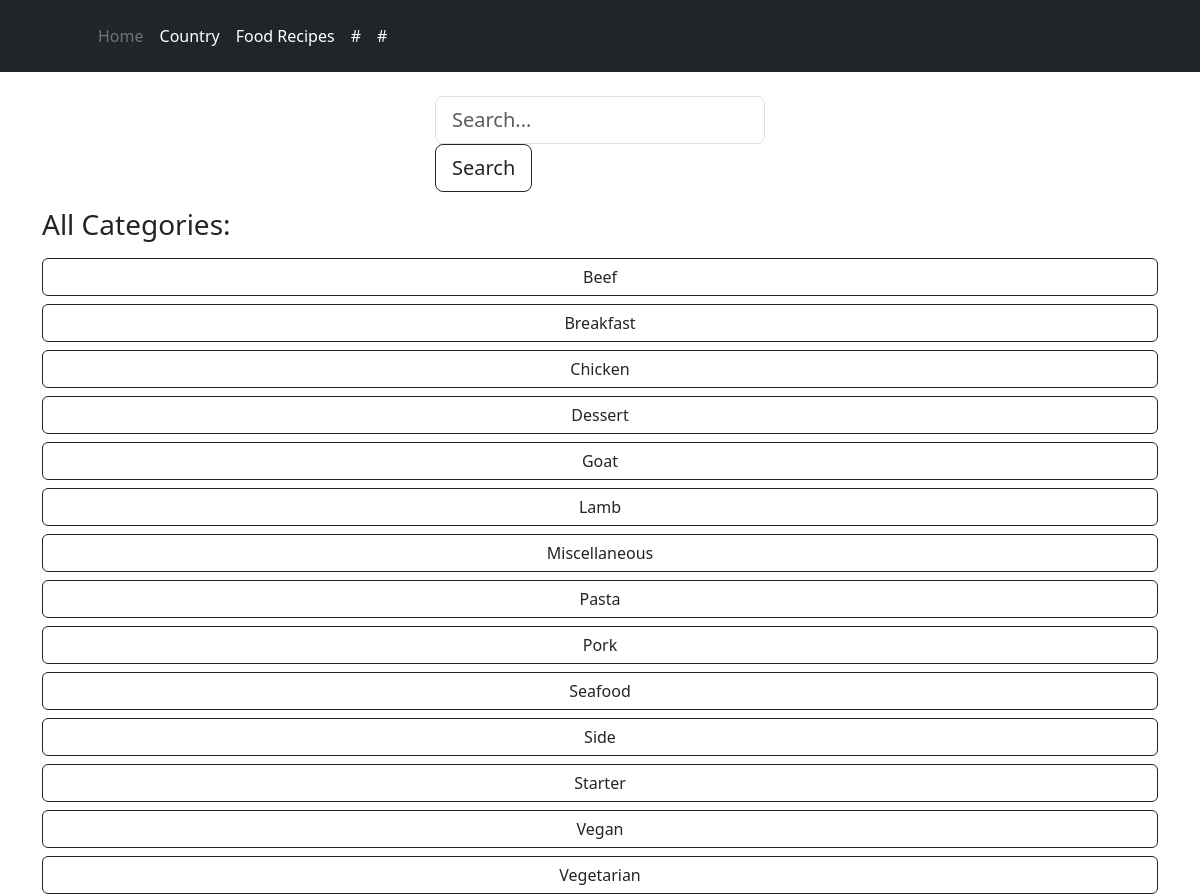
Screenshot of /food/ with the database file from the repository.
### food/models.py (models this page shows)
class FoodCategory(models.Model):
    name = models.CharField(max_length=100)
    image = models.CharField(max_length=100)
    description = models.TextField(blank=True)
    def __str__(self):
        return self.name

### food/views.py (the view)
# urls.py: path('', views.index, name='book_home'),
def index(request):
    q = FoodCategory.objects.all()
    q = q.order_by('name')
    return render(request, 'food/index.html', {'data': q})

### templates/food/index.html (shortened to what this page needs)
{% extends 'base.html' %}
{% block content %}
  <div class="container mt-4">
    <div class="d-flex justify-content-center">
        <form class="form-outline" action="{% url 'search'%}">
            <input type="search" name='q' class="form-control form-control-dark form-control-lg" placeholder="Search..." aria-label="Search">
            <button type="submit"  class="btn btn-outline-dark btn-lg btn">Search</button>
        </form>
    </div>
    <h3>All Categories:</h3>
    <div class="d-grid gap-2 mt-3">
      {% for cat in data%}
        <a href="{% url 'category' cat_name=cat %}" class="btn btn-outline-dark">{{ cat }}</a>
      {% endfor %}
    </div>
  </div>
{% endblock %}

### rows the page displays
FoodCategory: name "Beef"
FoodCategory: name "Breakfast"
FoodCategory: name "Chicken"
FoodCategory: name "Dessert"
FoodCategory: name "Goat"
FoodCategory: name "Lamb"
FoodCategory: name "Miscellaneous"
FoodCategory: name "Pasta"
FoodCategory: name "Pork"
FoodCategory: name "Seafood"
FoodCategory: name "Side"
FoodCategory: name "Starter"
FoodCategory: name "Vegan"
FoodCategory: name "Vegetarian"
